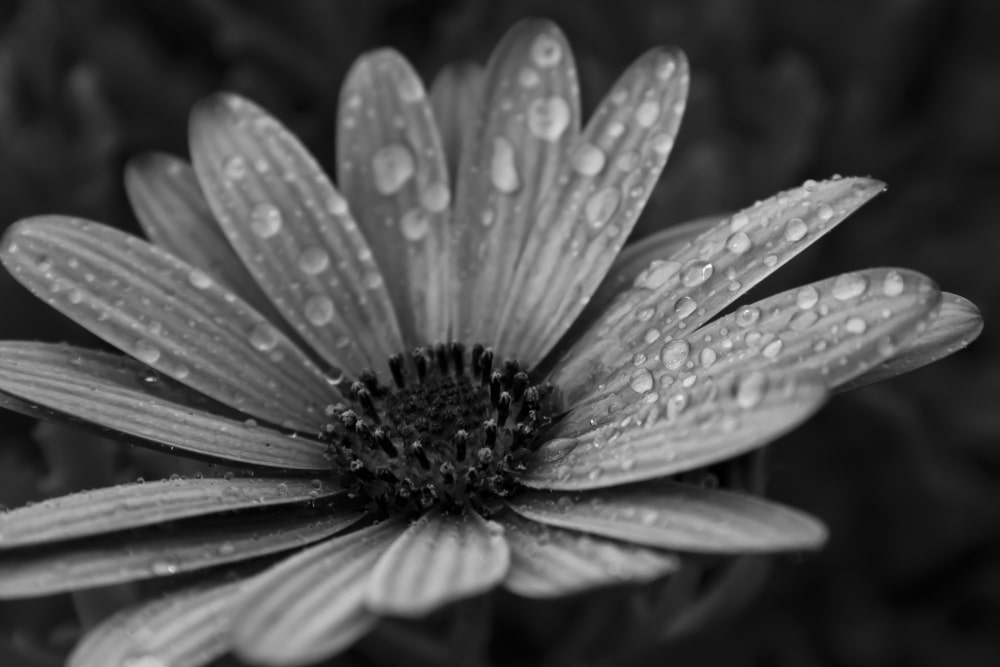
#> input picture examples/test_image.jpg, 1000 x 667 px
$ python test_visualize_seam.py   (older library calls are emulated)
#> lines starting #> are read from the running program, lines starting #| are printed output that depends on the picture; after the words box and inside, x2 and y2 are one past the last pixel; in counts of white or black regions, pixels touching at a corner belong together
### core/energy.py
# Compute pixel energy (cost matrix for DP).
# Image → Energy Map

import cv2
import numpy as np

def compute_energy_sobel(gray_img : np.ndarray) -> np.ndarray:

    """
    Compute energy map using the Sobel operator.

    Parameters

    ----------

    gray_img : np.ndarray
        Grayscale image of shape (H, W)-> input image

    Returns
    -------
    energy : np.ndarray
        Energy map of shape (H, W) -> output energy map

    """

    # Horizontal pixel differences
    grad_x = cv2.Sobel(gray_img, cv2.CV_64F, 1, 0, ksize=3)

    # Vertical pixel differences
    grad_y = cv2.Sobel(gray_img, cv2.CV_64F, 0, 1, ksize=3)

    # Energy = total change at each pixel
    energy = np.abs(grad_x) + np.abs(grad_y)

    return energy

# Simple test (optional)
# [7 lines that do not run on import are left out]

### core/dp_seam.py
# Find minimum-energy vertical seam using space-optimized DP.
# Energy Map → Vertical Seam

import numpy as np

def find_vertical_seam(energy : np.ndarray) -> list[int]:

    """
    Finds the minimum-energy vertical seam using space-optimized DP.

    Parameters
    ----------
    energy : np.ndarray
        Energy map of shape (H, W) -> input energy map

    Returns
    -------
    seam : list[int]
        seam[i] = column index of seam pixel in row i -> output vertical seam
        (In row i, which column should I remove?)

    """

    H, W = energy.shape

    # dp for previous row (space optimized)
    prev = energy[H - 1].copy()

    # to reconstruct the seam, we need to store the choices
    parent = np.zeros((H, W), dtype=np.int32)

    # move upwards from last row

    for i in range(H - 2, -1, -1):
        temp = np.zeros(W)

        for j in range(W):

            l = prev[j - 1] if j > 0 else 1e9
            c = prev[j]
            r = prev[j + 1] if j < W - 1 else 1e9

            best = min(l, c, r)

            # store where we go next
            if best == l:
                parent[i][j] = j - 1
            elif best == c:
                parent[i][j] = j
            else:
                parent[i][j] = j + 1

            temp[j] = energy[i][j] + best

        prev = temp

    # choose best start in top row
    j = np.argmin(prev)

    # reconstruct seam (top → bottom)
    seam = [j]
    for i in range(0, H - 1):
        j = parent[i][j]
        seam.append(j)

    return seam

### utils/visualization.py
import numpy as np
import cv2


def overlay_vertical_seam(gray_img: np.ndarray, seam: list[int]) -> np.ndarray:
    """
    Overlays a vertical seam on a grayscale image.

    Parameters
    ----------
    gray_img : np.ndarray
        Grayscale image of shape (H, W)

    seam : list[int]
        seam[i] = column index of seam pixel in row i

    Returns
    -------
    overlay_img : np.ndarray
        Color image with seam highlighted in red
    """

    H, W = gray_img.shape

    # Convert grayscale to BGR so we can draw color
    overlay_img = cv2.cvtColor(gray_img, cv2.COLOR_GRAY2BGR)

    # Draw seam
    for i in range(H):
        j = seam[i]
        overlay_img[i, j] = (0, 0, 255)  # Red in BGR

    return overlay_img

### test_visualize_seam.py
import cv2
from core.energy import compute_energy_sobel
from core.dp_seam import find_vertical_seam
from utils.visualization import overlay_vertical_seam

# Load grayscale image
img = cv2.imread("examples/test_image.jpg", cv2.IMREAD_GRAYSCALE)
#> img is the input picture: shape (667, 1000); min 0, max 253, mean 75.8

# Compute seam
energy = compute_energy_sobel(img)
#> in compute_energy_sobel, `grad_x = cv2.Sobel(gray_img, cv2.CV_64F, 1, 0, ksize=3)`:
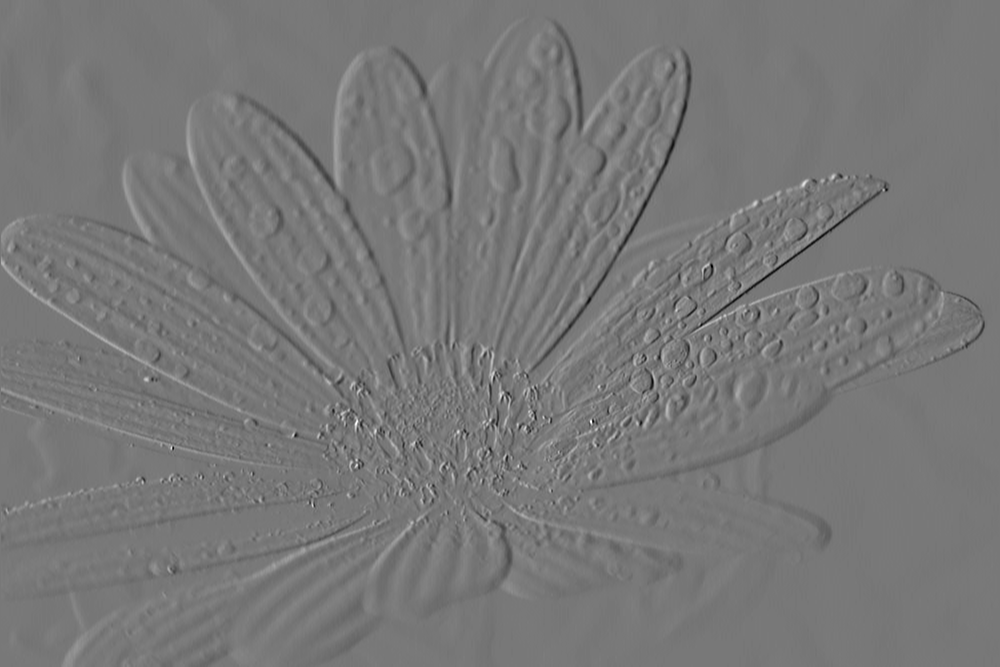
#> grad_x: shape (667, 1000) float64; min -400, max 449, mean -0.3; drawn with min black and max white
#> in compute_energy_sobel, `grad_y = cv2.Sobel(gray_img, cv2.CV_64F, 0, 1, ksize=3)`:
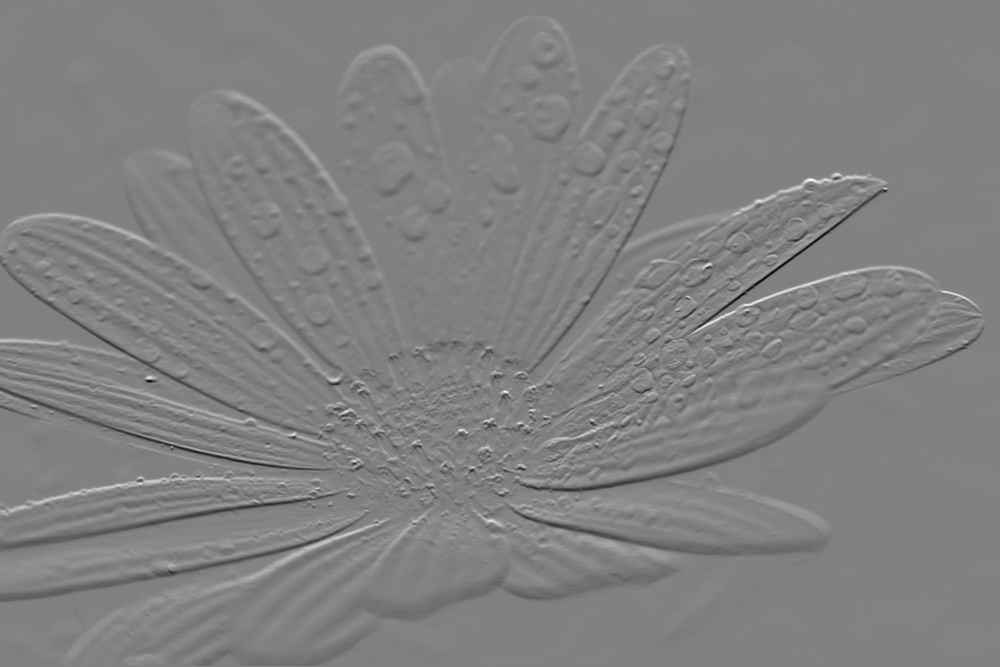
#> grad_y: shape (667, 1000) float64; min -512, max 499, mean 0.2; drawn with min black and max white
#> in compute_energy_sobel, `energy = np.abs(grad_x) + np.abs(grad_y)`:
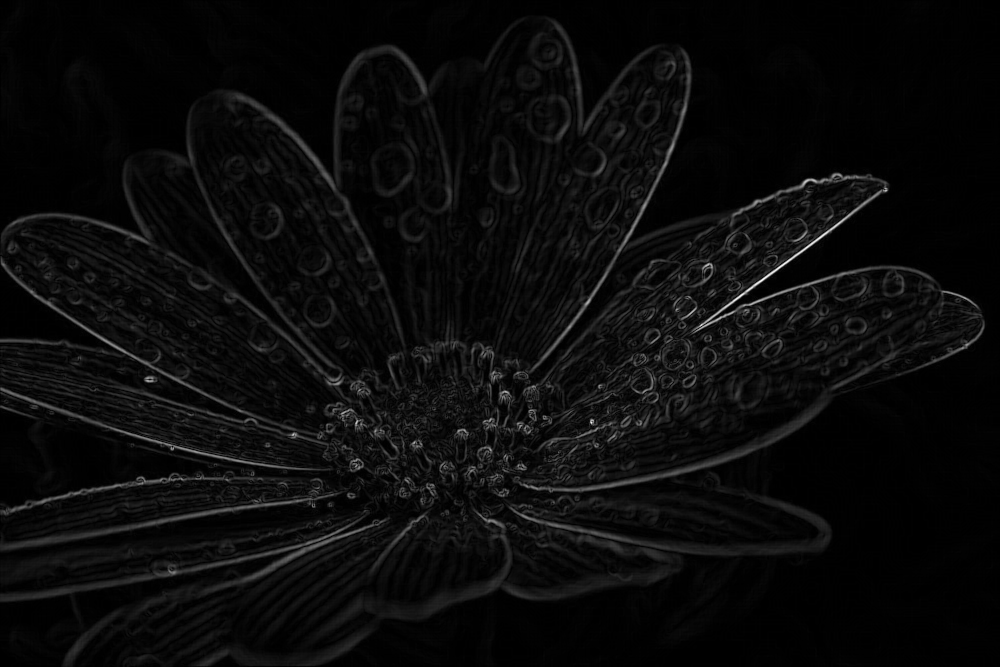
#> energy: shape (667, 1000) float64; min 0, max 852, mean 37.8; drawn with min black and max white
seam = find_vertical_seam(energy)
#> in find_vertical_seam, `prev = energy[H - 1].copy()`: prev = 1000 values, max 82 at index 66, min 0 at index 0, mean 5.9
#> after the loop in find_vertical_seam, `for i in range(H - 2, -1, -1):`:
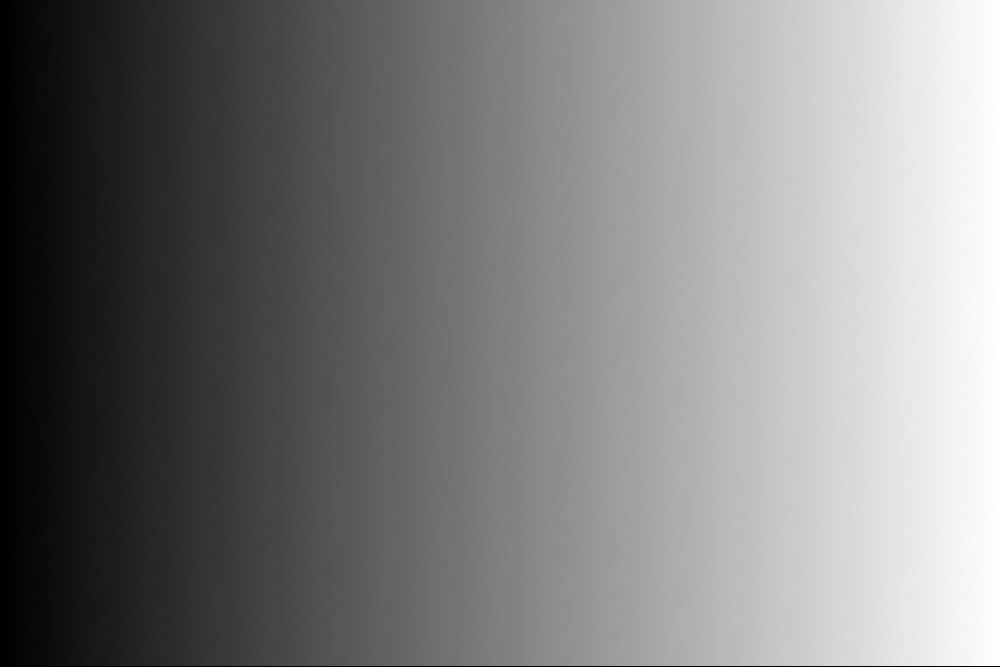
#> parent: shape (667, 1000) int32; min 0, max 999, mean 498.7; drawn with min black and max white
#> the loop in find_vertical_seam, `for i in range(0, H - 1):` made 666 passes
#> j on passes 1 to 3: 966, 966, 966
#> after the loop in find_vertical_seam, `for i in range(0, H - 1):`: seam = 667 values, max 995 at index 337, min 805 at index 616, mean 925.5

# Overlay seam
overlay = overlay_vertical_seam(img, seam)
#> the loop in overlay_vertical_seam, `for i in range(H):` made 667 passes
#> after the loop in overlay_vertical_seam, `for i in range(H):`:
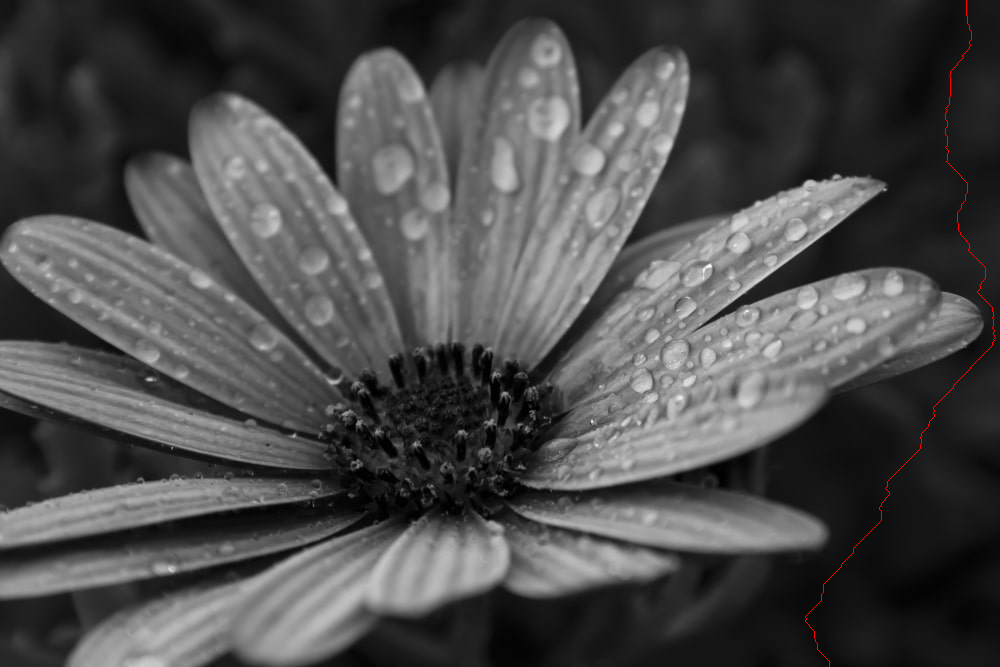
#> overlay_img: shape (667, 1000, 3); 0.1% of pixels changed, all inside (x1, y1, x2, y2) = (805, 0, 996, 667)

# Resize for display (IMPORTANT)
display = cv2.resize(overlay, None, fx=0.25, fy=0.25)
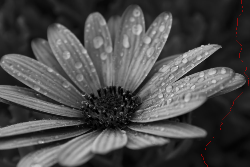
#> display: shape (167, 250, 3); mean B, G, R 75.9, 75.9, 76.2
# Show image
cv2.imshow("Seam Overlay", display)
cv2.waitKey(0)
cv2.destroyAllWindows()
